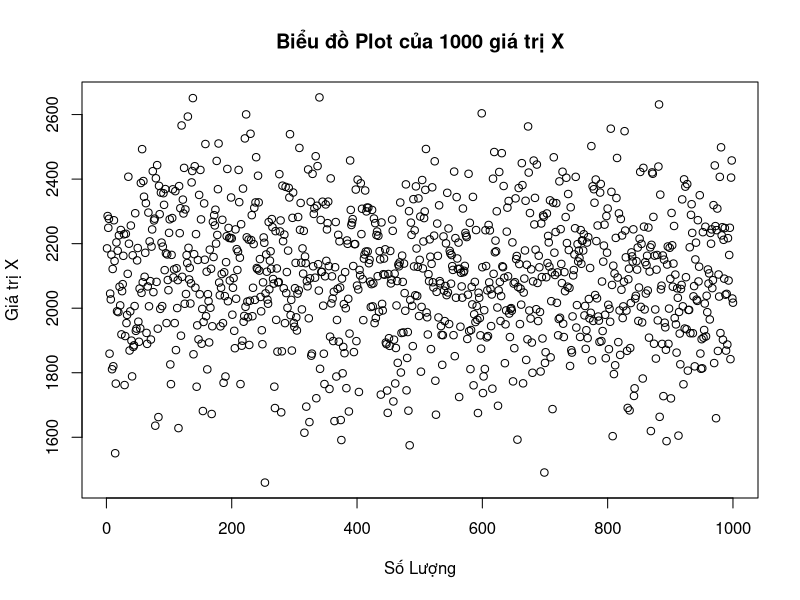

R code for this plot:
#1
x = c(1, 2, 3, 4, 5, 6, 7, 8, 9)
y = c(1.5, 2.3, 3.2, 4.6, 5.4, 6.6, 7.6, 8.6, 9.1)
#aTính độ dài hai vectơ.
length(x)
length(y)
#bTrích phần tử thứ 2 trong vectơ X và trích các phần tử thứ 1, 4, 7 trong vectơ Y.
vi_tri = x[2]
vi_tri

vi_tri1 = y[c(1, 4, 7)]
vi_tri1

#cThay giá trị của phần tử thứ 4 trong X bởi 215. Thay các giá trị của các phần tử thứ 1, 5 trong Y bởi 99, 199.
x[4] = 215
x

y[c(1, 5)] = c(99, 199)
y

#dLàm tròn giá trị các phần tử của Y.
lam_tron = round(y)
lam_tron

#eTính tổng X + Y; tích của 5 và Y.
tong = x + y
tong

tich = 5 * y
tich

#2

#aĐổi tên các hàng của ma trận A theo thứ tự lần lượt là “X”, “Y”, “Z”, “T” và đặt tên ma trận này là C.

matr_A = matrix(c(1, 2, 1, 3, 3, 6, 5, 4, 2, 4, 3, 2, 8, 7, 5, 1), nrow = 4)
matr_A

matr_B = matrix(c(1, 2, 3, 4, 4, 1, 5, 3, 1, 7, 8, 9, 4, 6, 3, 7), nrow = 4)
matr_B


rownames(matr_A) = c("X", "Y", "Z", "T")
matr_A

#bTính tổng các phần tử theo hàng và tổng các phần tử theo cột của ma trận B.
for (i in 1:nrow(matr_B)) {
  print(paste("hang ", i, " la ", sum(matr_B[i,])))
}

for (i in 1:ncol(matr_B)) {
  print(paste("cot ", i, "la", sum(matr_B[, i])))
}


#c) Đưa ra giá trị ở hàng 2, cột 3 của ma trận A.

matr_A[c(2), ]
matr_A[, c(3)]

#d) Đưa ra ma trận D với D là ma trận cỡ 2x4 gồm các phần tử ở hàng 1 và hàng 2 của ma trận A.

matr_D = matrix(matr_A[c(1, 2), ], nrow = 2, ncol = 4)
matr_D

#e) Đưa ra ma trận E với E là ma trận cỡ 4x3 gồm các phần tử trừ cột 3 của ma trận B.
matr_E = matrix(matr_B[, -3], nrow = 4, ncol = 3)
matr_E

#f) Tính ma trận chuyển vị và ma trận nghịch đảo của ma trận A.
chuyen_vi_A = t(matr_A)
chuyen_vi_A

nghich_dao_A = solve(matr_A)
nghich_dao_A
#g) Đưa ra giá trị riêng và vectơ riêng của ma trận B.
eigen(matr_A)$values
eigen(matr_A)$vectors
#h) Tính định thức của ma trận B.
det(matr_B)

#i) Tính tích AB.

tich_matrix = matr_A %*% matr_B
tich_matrix

#j) Biết Z là tích của ma trận A và ma trận nghịch đảo của B. Tìm Z.

matrix_Z = matr_A %*% solve(matr_B)
matrix_Z

#3
#a. P{X >;2400}
xac_suat = 1 - pnorm(2400, 2100, 200)
xac_suat
#bP{1700<X<2200}
xs_chuan = pnorm(2200, 2100, 200) - pnorm(1700, 2100, 200)
xs_chuan
#c Xác định a để P(X > a) = 0.03
a = qnorm(1 - 0.03, 2100, 200)
a
#d
random_values = rnorm(1000, 2100, 200)

plot(random_values, main = "Biểu đồ Plot của 1000 giá trị X",
     xlab = "Số Lượng", ylab = "Giá trị X")

